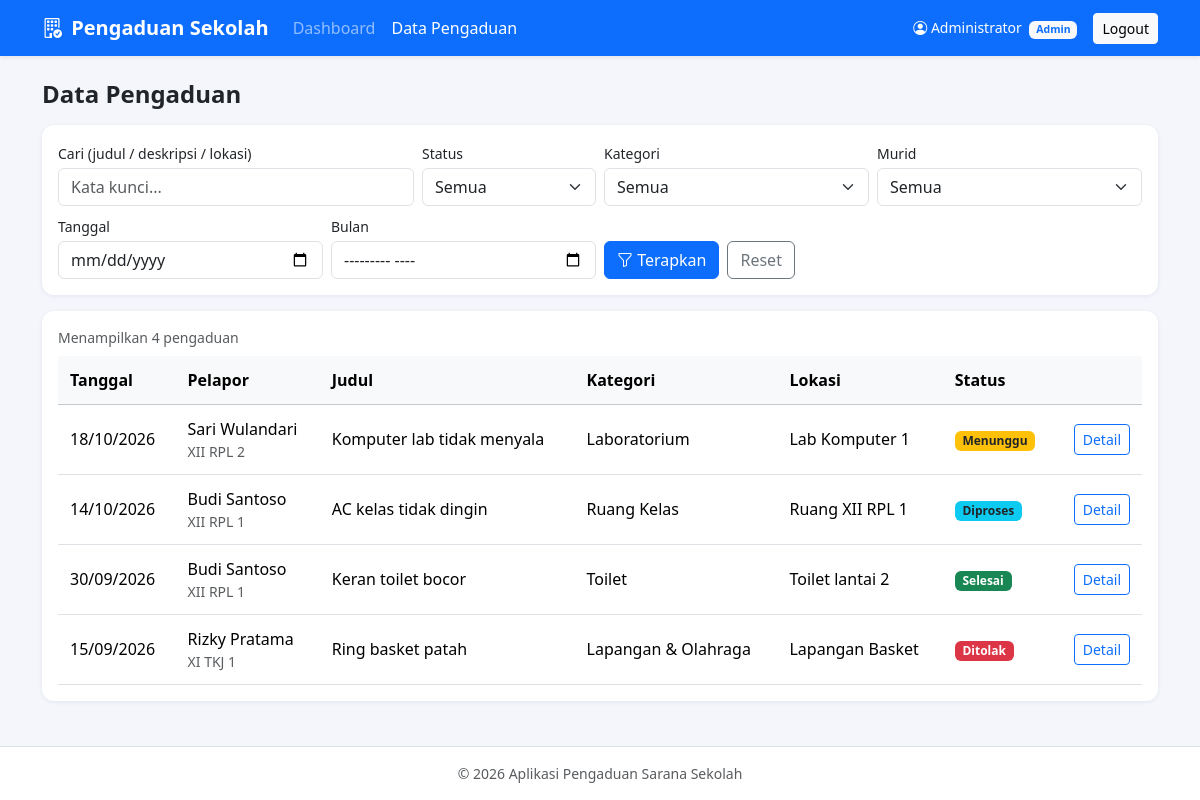
The app's page /admin/pengaduan.php (signed in) with its own data.
### tables this page shows
CREATE TABLE `pengaduan` (
  `id_pengaduan`      INT UNSIGNED NOT NULL AUTO_INCREMENT,
  `id_user`           INT UNSIGNED NOT NULL,
  `id_kategori`       INT UNSIGNED NOT NULL,
  `judul`             VARCHAR(150) NOT NULL,
  `lokasi`            VARCHAR(100) NOT NULL,
  `deskripsi`         TEXT NOT NULL,
  `foto`              VARCHAR(255) DEFAULT NULL,
  `status`            ENUM('Menunggu','Diproses','Selesai','Ditolak') NOT NULL DEFAULT 'Menunggu',
  `tanggal_pengaduan` DATE NOT NULL,
  `created_at`        TIMESTAMP NOT NULL DEFAULT CURRENT_TIMESTAMP,
  `updated_at`        TIMESTAMP NOT NULL DEFAULT CURRENT_TIMESTAMP ON UPDATE CURRENT_TIMESTAMP,
  PRIMARY KEY (`id_pengaduan`),
  KEY `idx_tanggal` (`tanggal_pengaduan`),
  KEY `idx_status` (`status`),
  CONSTRAINT `fk_pengaduan_user` FOREIGN KEY (`id_user`)
    REFERENCES `users` (`id_user`) ON DELETE CASCADE ON UPDATE CASCADE,
  CONSTRAINT `fk_pengaduan_kategori` FOREIGN KEY (`id_kategori`)
    REFERENCES `kategori` (`id_kategori`) ON DELETE RESTRICT ON UPDATE CASCADE
);

CREATE TABLE `users` (
  `id_user`    INT UNSIGNED NOT NULL AUTO_INCREMENT,
  `nama`       VARCHAR(100) NOT NULL,
  `username`   VARCHAR(50)  NOT NULL,
  `email`      VARCHAR(100) NOT NULL,
  `password`   VARCHAR(255) NOT NULL,
  `role`       ENUM('murid','admin') NOT NULL DEFAULT 'murid',
  `kelas`      VARCHAR(20)  DEFAULT NULL,
  `created_at` TIMESTAMP NOT NULL DEFAULT CURRENT_TIMESTAMP,
  PRIMARY KEY (`id_user`),
  UNIQUE KEY `uq_username` (`username`),
  UNIQUE KEY `uq_email` (`email`)
);

CREATE TABLE `kategori` (
  `id_kategori`   INT UNSIGNED NOT NULL AUTO_INCREMENT,
  `nama_kategori` VARCHAR(100) NOT NULL,
  PRIMARY KEY (`id_kategori`),
  UNIQUE KEY `uq_nama_kategori` (`nama_kategori`)
);

### admin/pengaduan.php (the view, shortened to what this page needs)
<?php
require_once __DIR__ . '/../config/auth.php';
$q        = trim($_GET['q'] ?? '');
$tanggal  = $_GET['tanggal'] ?? '';
$bulan    = $_GET['bulan'] ?? '';
if (!preg_match('/^\d{4}-\d{2}-\d{2}$/', $tanggal)) $tanggal = '';
if (!preg_match('/^\d{4}-\d{2}$/', $bulan)) $bulan = '';
$where = [];
$par = [];
$sql = 'SELECT p.*, k.nama_kategori, u.nama, u.kelas
        FROM pengaduan p
        JOIN kategori k ON k.id_kategori = p.id_kategori
        JOIN users u ON u.id_user = p.id_user'
     . ($where ? ' WHERE ' . implode(' AND ', $where) : '')
     . ' ORDER BY p.tanggal_pengaduan DESC, p.id_pengaduan DESC';
$stmt = $pdo->prepare($sql);
$stmt->execute($par);
$data = $stmt->fetchAll();
require __DIR__ . '/../includes/header.php';
?>
<h4 class="fw-bold mb-3">Data Pengaduan</h4>
<div class="card mb-3"><div class="card-body">
  <form method="get" class="row g-2 align-items-end">
    <div class="col-md-4">
      <label class="form-label small mb-1">Cari (judul / deskripsi / lokasi)</label>
      <input type="text" name="q" class="form-control" value="<?= e($q) ?>" placeholder="Kata kunci...">
    </div>
    <div class="col-md-2 col-6">
      <label class="form-label small mb-1">Status</label>
      <select name="status" class="form-select">
        <option value="">Semua</option>
      </select>
    </div>
    <div class="col-md-3 col-6">
      <label class="form-label small mb-1">Kategori</label>
      <select name="kategori" class="form-select">
        <option value="0">Semua</option>
      </select>
    </div>
    <div class="col-md-3">
      <label class="form-label small mb-1">Murid</label>
      <select name="murid" class="form-select">
        <option value="0">Semua</option>
      </select>
    </div>
    <div class="col-md-3 col-6">
      <label class="form-label small mb-1">Tanggal</label>
      <input type="date" name="tanggal" class="form-control" value="<?= e($tanggal) ?>">
    </div>
    <div class="col-md-3 col-6">
      <label class="form-label small mb-1">Bulan</label>
      <input type="month" name="bulan" class="form-control" value="<?= e($bulan) ?>">
    </div>
    <div class="col-md-6 d-flex gap-2">
      <button class="btn btn-primary"><i class="bi bi-funnel"></i> Terapkan</button>
      <a href="pengaduan.php" class="btn btn-outline-secondary">Reset</a>
    </div>
  </form>
</div></div>
<div class="card"><div class="card-body">
  <div class="text-muted small mb-2">Menampilkan <?= count($data) ?> pengaduan</div>
  <?php if (!$data): ?>
    <div class="text-center text-muted py-4"><i class="bi bi-search" style="font-size:2rem"></i><div class="mt-2">Tidak ada data yang sesuai filter.</div></div>
  <?php else: ?>
  <div class="table-responsive">
    <table class="table table-hover align-middle mb-0">
      <thead class="table-light">
        <tr><th>Tanggal</th><th>Pelapor</th><th>Judul</th><th>Kategori</th><th>Lokasi</th><th>Status</th><th></th></tr>
      </thead>
      <tbody>
      <?php foreach ($data as $r): ?>
        <tr>
          <td><?= tgl($r['tanggal_pengaduan']) ?></td>
          <td><?= e($r['nama']) ?><div class="text-muted small"><?= e($r['kelas']) ?></div></td>
          <td><?= e($r['judul']) ?></td>
          <td><?= e($r['nama_kategori']) ?></td>
          <td><?= e($r['lokasi']) ?></td>
          <td><?= badgeStatus($r['status']) ?></td>
          <td class="text-end"><a href="detail.php?id=<?= $r['id_pengaduan'] ?>" class="btn btn-sm btn-outline-primary">Detail</a></td>
        </tr>
      <?php endforeach; ?>
      </tbody>
    </table>
  </div>
  <?php endif; ?>
</div></div>
<?php require __DIR__ . '/../includes/footer.php'; ?>

### config/auth.php (shortened to what this page needs)
<?php
function e($v): string { return htmlspecialchars((string) $v, ENT_QUOTES, 'UTF-8'); }
function badgeStatus(string $s): string {
    $map = ['Menunggu' => 'warning text-dark', 'Diproses' => 'info text-dark', 'Selesai' => 'success', 'Ditolak' => 'danger'];
    return '<span class="badge bg-' . ($map[$s] ?? 'secondary') . '">' . e($s) . '</span>';
}
function tgl(?string $d, bool $jam = false): string {
    return date($jam ? 'd/m/Y H:i' : 'd/m/Y', strtotime($d));
}

### assets/css/style.css (style rules this page uses)
body { background: #f4f6fb; min-height: 100vh; display: flex; flex-direction: column; }
.card { border: 0; border-radius: 12px; box-shadow: 0 1px 4px rgba(20, 40, 90, .08); }
.table > :not(caption) > * > * { padding: .75rem; }

### records on screen
pengaduan: tanggal_pengaduan "18/10/2026", id_user.nama "Sari Wulandari", id_user.kelas "XII RPL 2", judul "Komputer lab tidak menyala", id_kategori.nama_kategori "Laboratorium", lokasi "Lab Komputer 1", status "Menunggu"
pengaduan: tanggal_pengaduan "14/10/2026", id_user.nama "Budi Santoso", id_user.kelas "XII RPL 1", judul "AC kelas tidak dingin", id_kategori.nama_kategori "Ruang Kelas", lokasi "Ruang XII RPL 1", status "Diproses"
pengaduan: tanggal_pengaduan "30/09/2026", id_user.nama "Budi Santoso", id_user.kelas "XII RPL 1", judul "Keran toilet bocor", id_kategori.nama_kategori "Toilet", lokasi "Toilet lantai 2", status "Selesai"
pengaduan: tanggal_pengaduan "15/09/2026", id_user.nama "Rizky Pratama", id_user.kelas "XI TKJ 1", judul "Ring basket patah", id_kategori.nama_kategori "Lapangan & Olahraga", lokasi "Lapangan Basket", status "Ditolak"

### other values on screen
$label "Dashboard"
$label "Data Pengaduan"
$u['nama'] "Administrator"
$u['role'] "Admin"
count($data) "4"
